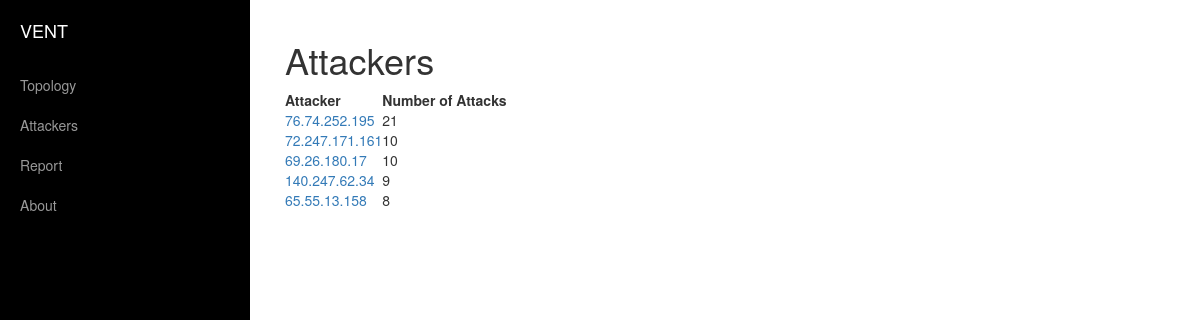
The page /topology/attackers/ on the database its author committed.
### topology/models.py (models this page shows, shortened)
class Threat(models.Model):
    name = models.CharField(max_length=64)
    attacker = models.CharField(max_length=15) #255.255.255.255
    reciever = models.ForeignKey(Machine, to_field='ip')
    date = models.DateTimeField()

### topology/views.py (the view)
def attackers(request):
    attacker_object = []
    class Attacker(object):
        ip=""
        number_of_attacks = 0
    def make_attacker(ip, number_of_attacks):
        attacker = Attacker()
        attacker.ip = ip
        attacker.number_of_attacks = number_of_attacks
        attacker_object.append(attacker)
    threats = Threat.objects.all()
    context_dict = {}
    attackers = []
    for threat in threats:
        attackers.append(str(threat.attacker))
    unique_attackers = list(set(attackers))
    attacker_and_attacks = []
    for unique_attacker in unique_attackers:
        count = 0
        for threat in threats:
            if unique_attacker == threat.attacker:
                count = count + 1
        attacker_and_attacks.append((unique_attacker, count))
    attacker_and_attacks = sorted(attacker_and_attacks, key=lambda x: x[1], reverse=True)
    for attacker in attacker_and_attacks:
        make_attacker(attacker[0], attacker[1])
    context_dict['sorted_attackers'] = attacker_object
    return render(request, "topology/attackers.html", context_dict)

### templates/topology/attackers.html (shortened to what this page needs)
<!DOCTYPE html>
{% load static %}
{% load staticfiles %}
<html lang="en">
<head>
    <link href="{% static 'css/bootstrap.min.css' %}" rel="stylesheet">
    <link rel="stylesheet" type="text/css" href="http://cdn.datatables.net/1.10.7/css/jquery.dataTables.css">
    <link href="{% static 'css/simple-sidebar.css' %}" rel="stylesheet">
    <link href="{% static 'main.css' %}" rel="stylesheet">
</head>
<body>
    <div id="wrapper">
        <div id="sidebar-wrapper">
            <ul class="sidebar-nav">
                <li class="sidebar-brand">
                    <a href="#">
                        VENT
                    </a>
                </li>
                <li>
                    <a href="../">Topology</a>
                </li>
                <li>
                    <a href="">Attackers</a>
                </li>
                <li>
                    <a href="../report">Report</a>
                </li>
                <li>
                    <a href="../about">About</a>
                </li>
            </ul>
        </div>
        <div id="page-content-wrapper">
            <div class="container-fluid">
                <div class="row">
                    <div class="col-lg-12">
                        <h1>Attackers</h1>
                        <table id="myTable" class="display">
                          <thead>
                              <tr>
                                  <th>Attacker</th>
                                  <th>Number of Attacks</th>
                              </tr>
                          </thead>
                          <tbody>
                            {% for attacker in sorted_attackers%}
                              <tr>
                                  <td><a href='../attacker/{{attacker.ip}}'>{{attacker.ip}}</a></td>
                                  <td>{{attacker.number_of_attacks}}</td>
                              </tr>
                              {% endfor %}
                          </tbody>
                      </table>
                    </div>
                </div>
            </div>
        </div>
    </div>
</body>
</html>

### static/css/simple-sidebar.css (style rules this page uses)
#wrapper { padding-left: 0; -webkit-transition: all 0.5s ease; -moz-transition: all 0.5s ease; -o-transition: all 0.5s ease; transition: all 0.5s ease; }
#sidebar-wrapper { z-index: 1000; position: fixed; left: 250px; width: 0; height: 100%; margin-left: -250px; overflow-y: auto; background: #000; -webkit-transition: all 0.5s ease; -moz-transition: all 0.5s ease; -o-transition: all 0.5s ease; transition: all 0.5s ease; }
#page-content-wrapper { width: 100%; position: absolute; padding: 15px; }
.sidebar-nav { position: absolute; top: 0; width: 250px; margin: 0; padding: 0; list-style: none; }
.sidebar-nav li { text-indent: 20px; line-height: 40px; }
.sidebar-nav li a { display: block; text-decoration: none; color: #999999; }
.sidebar-nav > .sidebar-brand { height: 65px; font-size: 18px; line-height: 60px; }
.sidebar-nav > .sidebar-brand a { color: #999999; }
@media (min-width:768px) { #wrapper { padding-left: 250px; } }
@media (min-width:768px) { #sidebar-wrapper { width: 250px; } }
@media (min-width:768px) { #page-content-wrapper { padding: 20px; position: relative; } }

### rows shown on the page
Threat: ip "76.74.252.195"
Threat: ip "72.247.171.161"
Threat: ip "69.26.180.17"
Threat: ip "140.247.62.34"
Threat: ip "65.55.13.158"

### other values the page prints
{{ attacker.number_of_attacks }} "21" "10" "10" "9" "8"
